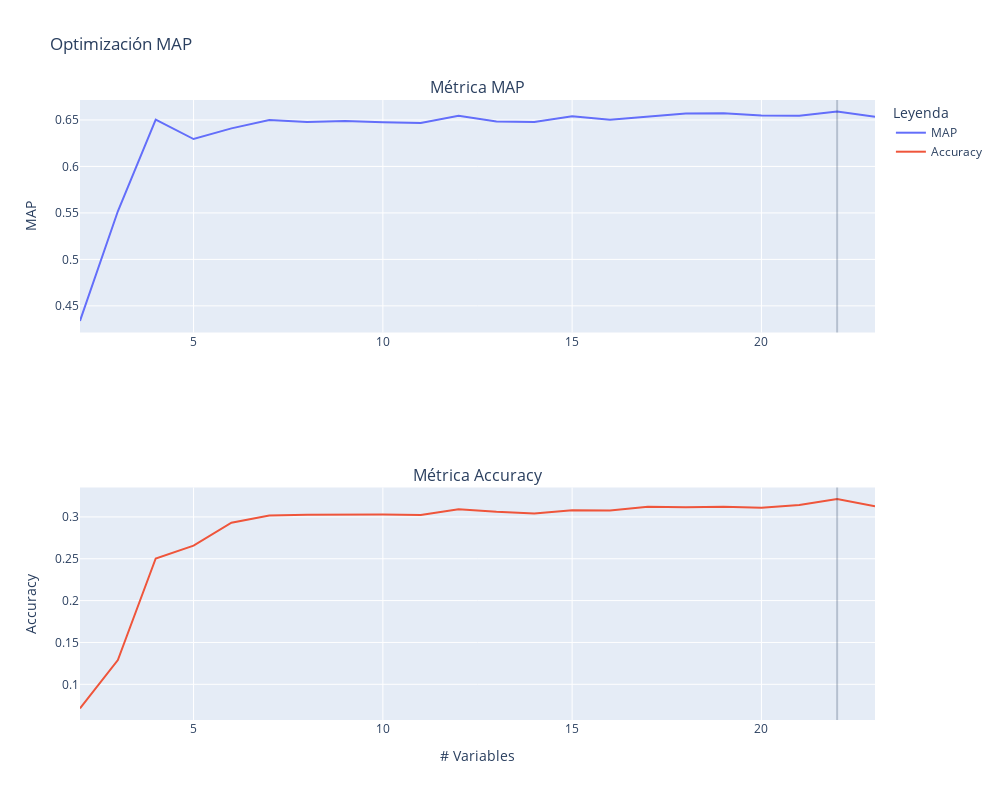

Here is the notebook cell this chart was saved with:
### Code cell
# Visualización

fig = make_subplots(
    rows=2, cols=1,
    subplot_titles=("Métrica MAP", "Métrica Accuracy"))
# Create traces

fig.add_trace(go.Scatter(x=num_variables, y=list_map,
                    mode='lines',
                    name='MAP'),row=1, col=1)
fig.add_trace(go.Scatter(x=num_variables, y=list_accuracy,
                    mode='lines',
                    name='Accuracy'),row=2, col=1)


fig.update_layout(title_text="Optimización MAP",
                      height=800,
                      width=1000,font=dict(#color="white"
                      ),#template="plotly_dark",
                      legend_tracegroupgap = 90,legend_title="Leyenda")

fig.update_xaxes(title_text="# Variables",row=2, col=1)
fig.update_yaxes(title_text="MAP", row=1, col=1)
fig.update_yaxes(title_text="Accuracy", row=2, col=1)
fig.add_vrect(x0=22, x1=22,opacity=0.25,fillcolor="#0EB9B9")

fig.show()

### Figure 1 — Plotly figure (JSON) as saved in the notebook; plotly's stock layout.template omitted (floating-point values rounded to 4 significant figures)
{"data": [{"mode": "lines", "name": "MAP", "type": "scatter", "x": [2, 3, 4, 5, 6, 7, 8, 9, 10, 11, 12, 13, 14, 15, 16, 17, 18, 19, 20, 21, 22, 23], "xaxis": "x", "y": [0.4339, 0.5518, 0.6504, 0.6295, 0.6409, 0.65, 0.6478, 0.6489, 0.6476, 0.6468, 0.6546, 0.6483, 0.6477, 0.654, 0.6501, 0.6539, 0.657, 0.6571, 0.6548, 0.6544, 0.6589, 0.6536], "yaxis": "y"}, {"mode": "lines", "name": "Accuracy", "type": "scatter", "x": [2, 3, 4, 5, 6, 7, 8, 9, 10, 11, 12, 13, 14, 15, 16, 17, 18, 19, 20, 21, 22, 23], "xaxis": "x2", "y": [0.07125, 0.129, 0.2504, 0.2657, 0.2931, 0.3017, 0.3026, 0.3031, 0.3028, 0.3024, 0.3092, 0.3062, 0.3042, 0.3081, 0.3076, 0.3123, 0.3115, 0.312, 0.3111, 0.3143, 0.3212, 0.3127], "yaxis": "y2"}], "layout": {"annotations": [{"font": {"size": 16}, "showarrow": false, "text": "Métrica MAP", "x": 0.5, "xanchor": "center", "xref": "paper", "y": 1, "yanchor": "bottom", "yref": "paper"}, {"font": {"size": 16}, "showarrow": false, "text": "Métrica Accuracy", "x": 0.5, "xanchor": "center", "xref": "paper", "y": 0.375, "yanchor": "bottom", "yref": "paper"}], "height": 800, "legend": {"title": {"text": "Leyenda"}, "tracegroupgap": 90}, "shapes": [{"fillcolor": "#0EB9B9", "opacity": 0.25, "type": "rect", "x0": 22, "x1": 22, "xref": "x", "y0": 0, "y1": 1, "yref": "y domain"}, {"fillcolor": "#0EB9B9", "opacity": 0.25, "type": "rect", "x0": 22, "x1": 22, "xref": "x2", "y0": 0, "y1": 1, "yref": "y2 domain"}], "title": {"text": "Optimización MAP"}, "width": 1000, "xaxis": {"anchor": "y", "domain": [0, 1]}, "xaxis2": {"anchor": "y2", "domain": [0, 1], "title": {"text": "# Variables"}}, "yaxis": {"anchor": "x", "domain": [0.625, 1], "title": {"text": "MAP"}}, "yaxis2": {"anchor": "x2", "domain": [0, 0.375], "title": {"text": "Accuracy"}}}}
